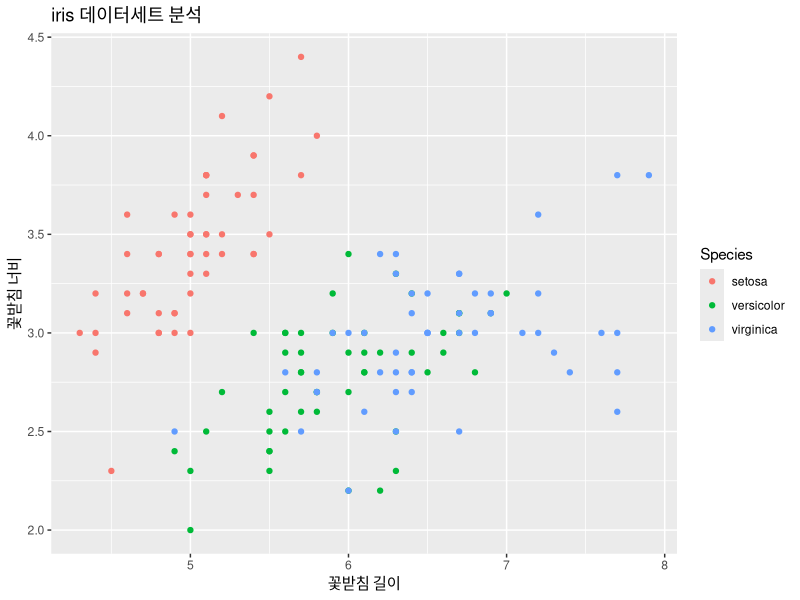
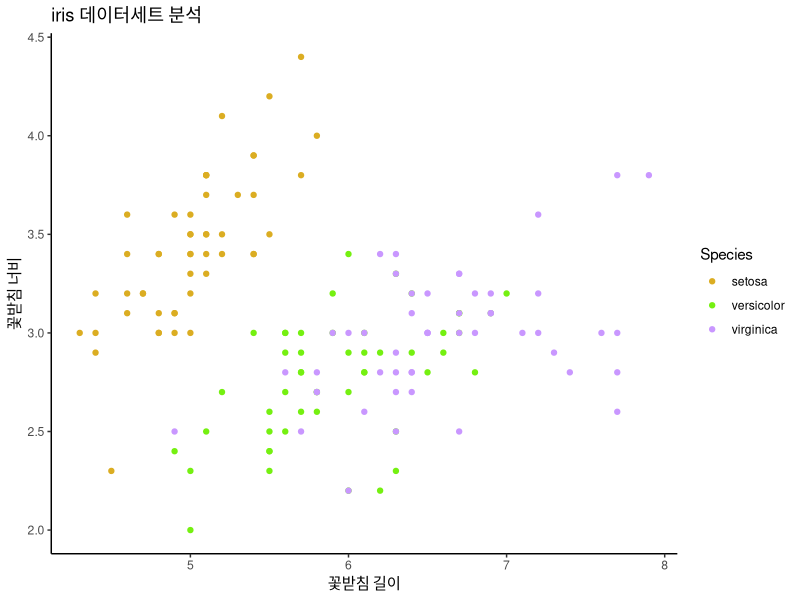
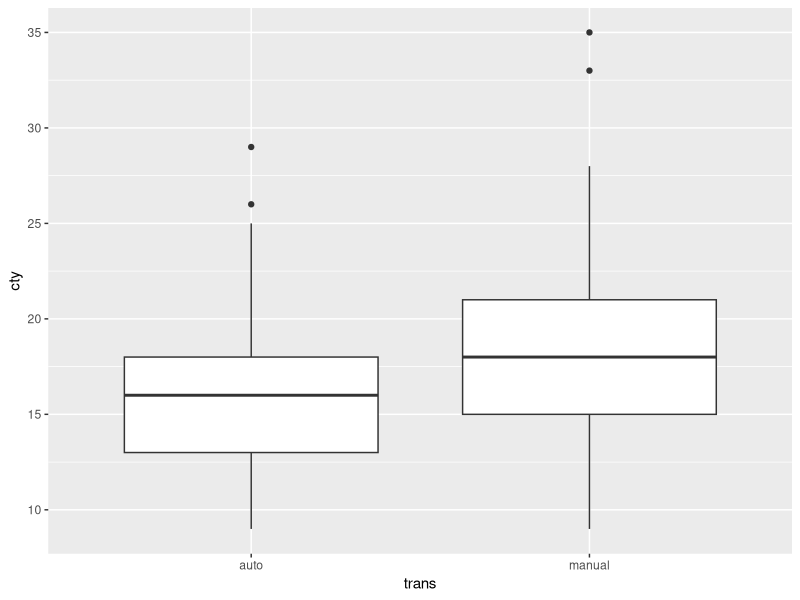
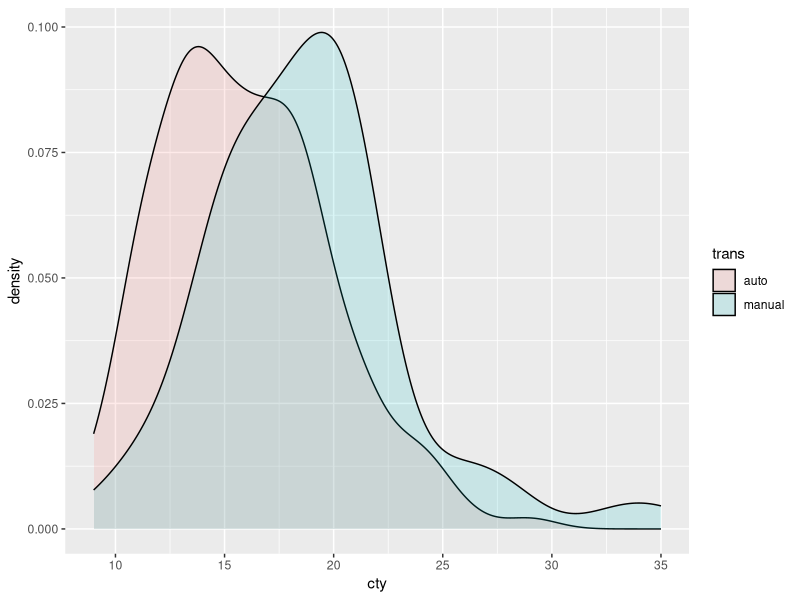

Recreate these plots in R, in order.
## ---- chunk 1
knitr::opts_chunk$set(echo = TRUE)
## ---- chunk 2
# 코드 청크
library(ggplot2)
library(data.table)
library(readxl)
library(foreign)
library(dplyr)
## ---- chunk 3
str(iris)

ggplot(iris, aes(x = Sepal.Length, 
                 y = Sepal.Width,
                 col = Species)) +
  geom_point() +
  labs(
    title = "iris 데이터세트 분석",
    x = "꽃받침 길이",
    y = "꽃받침 너비"
  )
## ---- chunk 4
str(iris)

ggplot(iris, aes(x = Sepal.Length, 
                 y = Sepal.Width,
                 col = Species)) +
  geom_point() +
  labs(
    title = "iris 데이터세트 분석",
    x = "꽃받침 길이",
    y = "꽃받침 너비"
  ) +
  scale_color_manual(
    labels = c("setosa", "versicolor", "virginica"),
    values = c("#DBAD22", "#75F011", "#C997FF")
  ) +
  theme_classic()  # 옵션 넣기
## ---- chunk 5
mpg1 <- read.csv("mpg1.csv", stringsAsFactors = FALSE)
str(mpg1)
## ---- chunk 6
library(ggplot2)
ggplot(mpg1, aes(x = trans, y = cty)) +
  geom_boxplot()
## ---- chunk 7
t.test(data=mpg1, cty ~ trans)
                  # 종속변수 ~ 독립변수
                  # 반응변수 ~ 설명변수
                  #  y          x
## ---- chunk 8
var.test(data = mpg1, cty ~ trans)
## ---- chunk 9
ggplot(mpg1, aes(x = cty, fill = trans)) +
  geom_density(alpha = 0.15)
## ---- chunk 10
table(mpg1$trans, mpg1$drv)   # 교차분석
## ---- chunk 11
prop.table(table(mpg1$trans, mpg1$drv), 1)
## ---- chunk 12
chisq.test(mpg1$trans, mpg1$drv)
## ---- chunk 13
chisq.test(table(mpg1$trans, mpg1$drv))
## ---- chunk 14
summary(table(mpg1$trans, mpg1$drv))
## ---- chunk 15
cor.test(mpg1$cty, mpg1$hwy)
